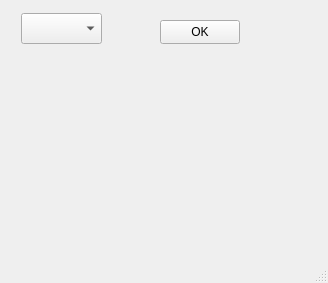
<?xml version="1.0" encoding="UTF-8"?>
<ui version="4.0">
 <class>MainWindow</class>
 <widget class="QMainWindow" name="MainWindow">
  <property name="geometry">
   <rect>
    <x>0</x>
    <y>0</y>
    <width>328</width>
    <height>283</height>
   </rect>
  </property>
  <property name="windowTitle">
   <string>MainWindow</string>
  </property>
  <widget class="QWidget" name="centralwidget">
   <widget class="QComboBox" name="comboBox">
    <property name="geometry">
     <rect>
      <x>21</x>
      <y>13</y>
      <width>81</width>
      <height>31</height>
     </rect>
    </property>
   </widget>
   <widget class="QPushButton" name="pushButton">
    <property name="geometry">
     <rect>
      <x>160</x>
      <y>20</y>
      <width>80</width>
      <height>24</height>
     </rect>
    </property>
    <property name="text">
     <string>OK</string>
    </property>
   </widget>
  </widget>
  <widget class="QMenuBar" name="menubar">
   <property name="geometry">
    <rect>
     <x>0</x>
     <y>0</y>
     <width>328</width>
     <height>21</height>
    </rect>
   </property>
  </widget>
  <widget class="QStatusBar" name="statusbar"/>
 </widget>
 <resources/>
 <connections/>
</ui>
